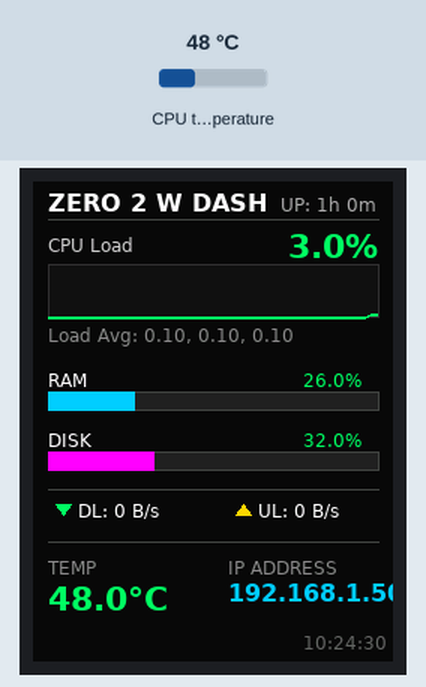
This program was run on a simulated Raspberry Pi (BCM pin numbers). Parts: 240×320 colour display. Inputs (shaded band) come from the test bench; at power-on: CPU temperature 48 °C. The clock reads 2024-03-15 10:24:30 at power-on unless the program sets it; system figures (address, load, memory, disk, uptime) are fixed made-up values.

Above: at 1.2 s.
1.3 s: CPU temperature set to 71 °C
At 2.3 s:
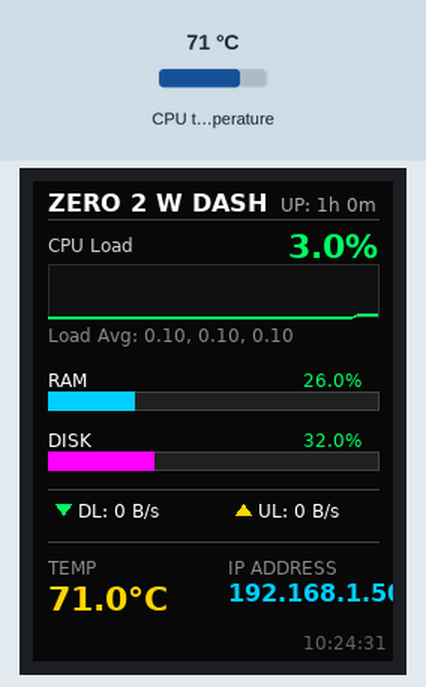
4.6 s: CPU temperature set to 31 °C
At 5.4 s:
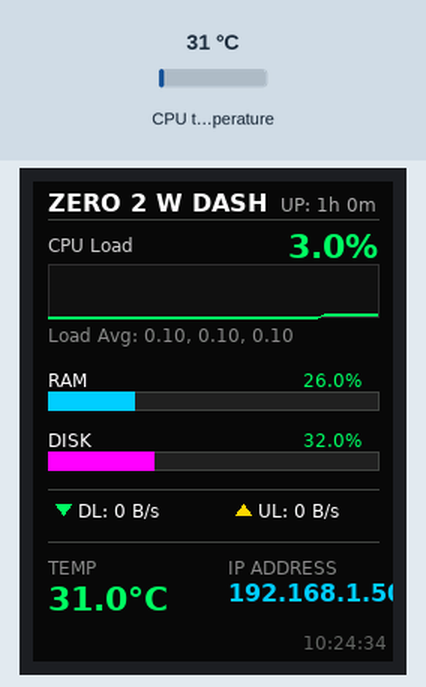
7.9 s: CPU temperature set to 61 °C
At 8.6 s:
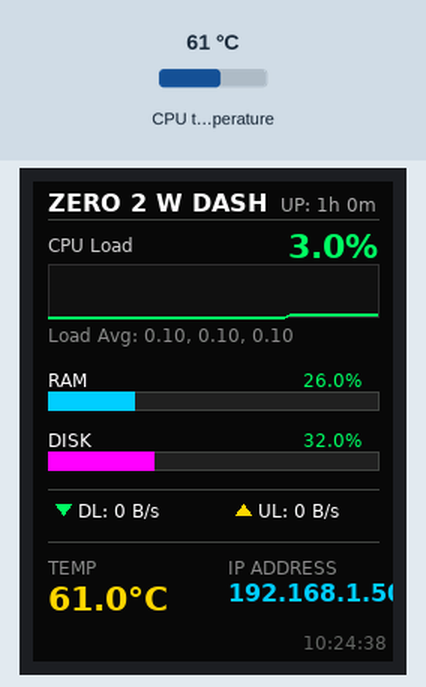
Timing chart, 0 to 10.9 s (numbered marks = the images above; inputs shaded):
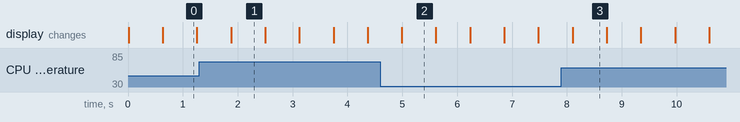

Measured:
- after the input at 1.3 s, the display: changes after 0.58 s (image 1)
- after the input at 4.6 s, the display: changes after 0.39 s (image 2)
- after the input at 7.9 s, the display: changes after 0.20 s (image 3)

The program:

stats.py
```python
import time
import os
import psutil
import socket
import board
import digitalio
from PIL import Image, ImageDraw, ImageFont
from adafruit_rgb_display import st7789

# --- Hardware Configuration ---
spi = board.SPI()
cs_pin = digitalio.DigitalInOut(board.CE0)
dc_pin = digitalio.DigitalInOut(board.D25)
reset_pin = digitalio.DigitalInOut(board.D24)

disp = st7789.ST7789(
    spi, cs=cs_pin, dc=dc_pin, rst=reset_pin,
    baudrate=64000000, width=240, height=320,
    x_offset=0, y_offset=0
)

# --- Font Setup ---
try:
    font_lg = ImageFont.truetype("/usr/share/fonts/truetype/dejavu/DejaVuSans-Bold.ttf", 22)
    font_md = ImageFont.truetype("/usr/share/fonts/truetype/dejavu/DejaVuSans-Bold.ttf", 16)
    font_sm = ImageFont.truetype("/usr/share/fonts/truetype/dejavu/DejaVuSans.ttf", 12)
except:
    font_lg = font_md = font_sm = ImageFont.load_default()

# --- Helpers ---
def get_color(percent):
    if percent > 85: return "#FF3333" # Bright Red
    if percent > 60: return "#FFD700" # Gold/Yellow
    return "#00FF66" # Neon Green

def format_bytes(bytes_val):
    if bytes_val < 1024: return f"{bytes_val:.0f} B"
    elif bytes_val < 1048576: return f"{bytes_val/1024:.1f} KB"
    else: return f"{bytes_val/1048576:.1f} MB"

def get_ip():
    try:
        s = socket.socket(socket.AF_INET, socket.SOCK_DGRAM)
        s.connect(("8.8.8.8", 80))
        return s.getsockname()[0]
    except:
        return "Offline"

def draw_sparkline(draw, x, y, w, h, data_list, color):
    """Draws a mini line graph for historical data."""
    draw.rectangle((x, y, x+w, y+h), outline="#333333", fill="#111111")
    if len(data_list) < 2: return

    # Map data points to X, Y coordinates
    points = []
    x_step = w / (len(data_list) - 1)
    for i, val in enumerate(data_list):
        px = x + (i * x_step)
        py = y + h - ((val / 100.0) * h)
        points.append((px, py))

    draw.line(points, fill=color, width=2)

def draw_bar(draw, x, y, w, h, percent, color):
    """Draws a standard progress bar."""
    draw.rectangle((x, y, x+w, y+h), outline="#444444", fill="#222222")
    fill_w = (w * percent) / 100
    draw.rectangle((x, y, x+fill_w, y+h), fill=color)

# --- State Variables ---
cpu_history = [0] * 50  # Keep last 50 CPU readings for the graph
last_net = psutil.net_io_counters()
last_time = time.time()
boot_time = psutil.boot_time()

# Create canvas
image = Image.new("RGB", (disp.width, disp.height))
draw = ImageDraw.Draw(image)

# --- Main Loop ---
while True:
    current_time = time.time()
    dt = current_time - last_time
    if dt == 0: dt = 1 # Prevent divide by zero

    # 1. Fetch System Stats
    cpu = psutil.cpu_percent()
    cpu_history.append(cpu)
    cpu_history.pop(0) # Keep list at exactly 50 items

    mem = psutil.virtual_memory()
    disk = psutil.disk_usage('/')
    temp = psutil.sensors_temperatures().get('cpu_thermal', [{'current': 0}])[0].current
    load_avg = os.getloadavg()

    # Uptime math
    uptime_sec = current_time - boot_time
    uptime_str = f"{int(uptime_sec//3600)}h {int((uptime_sec%3600)//60)}m"

    # Network math
    net = psutil.net_io_counters()
    tx_speed = (net.bytes_sent - last_net.bytes_sent) / dt
    rx_speed = (net.bytes_recv - last_net.bytes_recv) / dt
    last_net = net
    last_time = current_time

    # 2. Draw Background
    draw.rectangle((0, 0, disp.width, disp.height), fill="#0A0A0A") # Very dark grey

    # 3. Header
    draw.text((10, 5), "ZERO 2 W DASH", font=font_md, fill="#FFFFFF")
    draw.text((165, 8), f"UP: {uptime_str}", font=font_sm, fill="#AAAAAA")
    draw.line((10, 25, 230, 25), fill="#444444")

    # 4. CPU Section (Graph + Text)
    draw.text((10, 35), "CPU Load", font=font_sm, fill="#CCCCCC")
    draw.text((170, 30), f"{cpu}%", font=font_lg, fill=get_color(cpu))
    draw_sparkline(draw, 10, 55, 220, 35, cpu_history, get_color(cpu))

    # Load averages under graph
    draw.text((10, 95), f"Load Avg: {load_avg[0]:.2f}, {load_avg[1]:.2f}, {load_avg[2]:.2f}", font=font_sm, fill="#888888")

    # 5. Memory & Disk Bars
    draw.text((10, 125), "RAM", font=font_sm, fill="#FFFFFF")
    draw.text((180, 125), f"{mem.percent}%", font=font_sm, fill=get_color(mem.percent))
    draw_bar(draw, 10, 140, 220, 12, mem.percent, "#00CCFF") # Cyan

    draw.text((10, 165), "DISK", font=font_sm, fill="#FFFFFF")
    draw.text((180, 165), f"{disk.percent}%", font=font_sm, fill=get_color(disk.percent))
    draw_bar(draw, 10, 180, 220, 12, disk.percent, "#FF00FF") # Magenta

    # 6. Network Section (with drawn arrows)
    draw.line((10, 205, 230, 205), fill="#444444")

    # Draw Down Arrow (RX)
    draw.polygon([(15, 215), (25, 215), (20, 222)], fill="#00FF66")
    draw.text((30, 212), f"DL: {format_bytes(rx_speed)}/s", font=font_sm, fill="#FFFFFF")

    # Draw Up Arrow (TX)
    draw.polygon([(135, 222), (145, 222), (140, 215)], fill="#FFD700")
    draw.text((150, 212), f"UL: {format_bytes(tx_speed)}/s", font=font_sm, fill="#FFFFFF")

    # 7. Footer (2-Column Grid)
    draw.line((10, 240, 230, 240), fill="#444444")

    # Column 1 (Left)
    draw.text((10, 250), "TEMP", font=font_sm, fill="#888888")
    draw.text((10, 265), f"{temp:.1f}°C", font=font_lg, fill=get_color(temp))

    # Column 2 (Right)
    draw.text((130, 250), "IP ADDRESS", font=font_sm, fill="#888888")
    draw.text((130, 265), get_ip(), font=font_md, fill="#00CCFF")

    # Clock at the very bottom right
    draw.text((180, 300), time.strftime('%H:%M:%S'), font=font_sm, fill="#666666")

    # 8. Push to Display
    disp.image(image)

    # Sleep is reduced slightly for a smoother graph update
    time.sleep(0.5)
```
